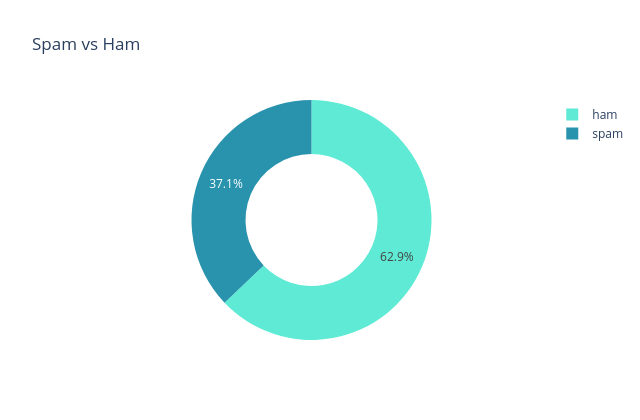
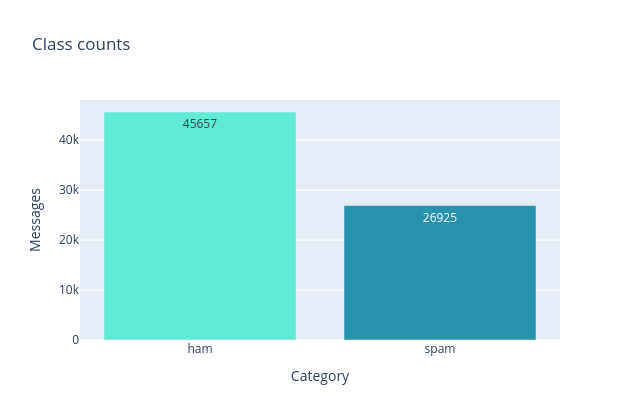

Write notebook code for charts like these, in order.
### Code cell
counts = (
    df["Category"].value_counts().rename_axis("Category").reset_index(name="Messages")
)
fig = px.pie(
    counts,
    names="Category",
    values="Messages",
    hole=0.55,
    title="Spam vs Ham",
    color="Category",
    color_discrete_map={"ham": "#5eead4", "spam": "#2993ae"},
)
fig.update_layout(height=420, width=640)
fig.show()

fig = px.bar(
    counts,
    x="Category",
    y="Messages",
    text="Messages",
    title="Class counts",
    color="Category",
    color_discrete_map={"ham": "#5eead4", "spam": "#2993ae"},
)
fig.update_layout(height=420, width=640, showlegend=False)
fig.show()

### Figure 1 — Plotly figure (JSON) as saved in the notebook; plotly's stock layout.template omitted (floating-point values rounded to 4 significant figures)
{"data": [{"customdata": [["ham"], ["spam"]], "domain": {"x": [0, 1], "y": [0, 1]}, "hole": 0.55, "hovertemplate": "Category=%{customdata[0]}<br>Messages=%{value}<extra></extra>", "labels": ["ham", "spam"], "legendgroup": "", "marker": {"colors": ["#5eead4", "#2993ae"]}, "name": "", "showlegend": true, "type": "pie", "values": [45657, 26925]}], "layout": {"height": 420, "legend": {"tracegroupgap": 0}, "title": {"text": "Spam vs Ham"}, "width": 640}}

### Figure 2 — Plotly figure (JSON) as saved in the notebook; plotly's stock layout.template omitted (floating-point values rounded to 4 significant figures)
{"data": [{"hovertemplate": "Category=%{x}<br>Messages=%{text}<extra></extra>", "legendgroup": "ham", "marker": {"color": "#5eead4", "pattern": {"shape": ""}}, "name": "ham", "orientation": "v", "showlegend": true, "text": [45660.0], "textposition": "auto", "type": "bar", "x": ["ham"], "xaxis": "x", "y": [45657], "yaxis": "y"}, {"hovertemplate": "Category=%{x}<br>Messages=%{text}<extra></extra>", "legendgroup": "spam", "marker": {"color": "#2993ae", "pattern": {"shape": ""}}, "name": "spam", "orientation": "v", "showlegend": true, "text": [26920.0], "textposition": "auto", "type": "bar", "x": ["spam"], "xaxis": "x", "y": [26925], "yaxis": "y"}], "layout": {"barmode": "relative", "height": 420, "legend": {"title": {"text": "Category"}, "tracegroupgap": 0}, "showlegend": false, "title": {"text": "Class counts"}, "width": 640, "xaxis": {"anchor": "y", "categoryarray": ["ham", "spam"], "categoryorder": "array", "domain": [0, 1], "title": {"text": "Category"}}, "yaxis": {"anchor": "x", "domain": [0, 1], "title": {"text": "Messages"}}}}
